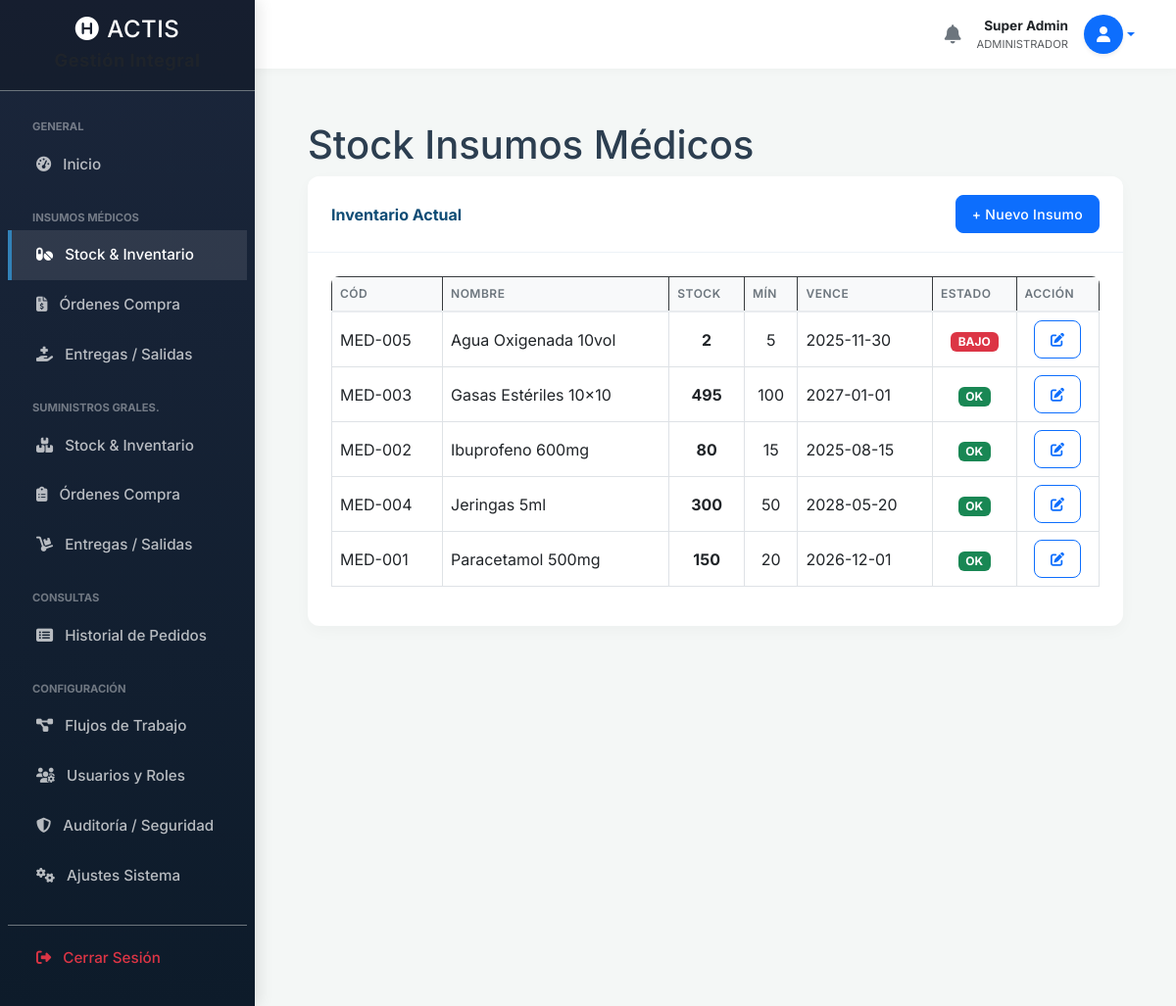
Page /insumos_stock.php (signed in) on the committed database.
### tables this page shows
CREATE TABLE `insumos_medicos` (
  `id` int(11) NOT NULL,
  `codigo` varchar(50) DEFAULT NULL,
  `nombre` varchar(150) NOT NULL,
  `descripcion` text DEFAULT NULL,
  `unidad_medida` varchar(50) DEFAULT 'unidades',
  `stock_actual` int(11) DEFAULT 0,
  `stock_minimo` int(11) DEFAULT 5,
  `fecha_vencimiento` date DEFAULT NULL,
  `lote` varchar(50) DEFAULT NULL,
  `updated_at` timestamp NULL DEFAULT current_timestamp() ON UPDATE current_timestamp()
);

### insumos_stock.php (the view, shortened to what this page needs)
<?php
require 'db.php';
$roles = $_SESSION['user_roles'] ?? [];
$puede_editar = in_array('Administrador', $roles) || in_array('Encargado Depósito Insumos', $roles);
include 'includes/header.php';
include 'includes/sidebar.php';
include 'includes/navbar.php';
$stmt = $pdo->query("SELECT * FROM insumos_medicos ORDER BY nombre ASC");
$insumos = $stmt->fetchAll();
?>
<div class="container-fluid px-4">
    <h1 class="mt-4">Stock Insumos Médicos</h1>
    <div class="card mb-4">
        <div class="card-header d-flex justify-content-between">
            <span>Inventario Actual</span>
            <?php if ($puede_editar): ?>
            <button class="btn btn-primary btn-sm" data-bs-toggle="modal" data-bs-target="#modalNuevoInsumo">+ Nuevo Insumo</button>
            <?php endif; ?>
        </div>
        <div class="card-body">
            <div class="table-responsive">
                <table class="table table-bordered table-hover">
                    <thead class="table-dark">
                        <tr><th>Cód</th><th>Nombre</th><th>Stock</th><th>Mín</th><th>Vence</th><th>Estado</th><th>Acción</th></tr>
                    </thead>
                    <tbody>
                        <?php foreach ($insumos as $item): ?>
                        <?php
                            $estado = '<span class="badge bg-success">OK</span>';
                            if ($item['stock_actual'] <= $item['stock_minimo']) $estado = '<span class="badge bg-danger">BAJO</span>';
                        ?>
                        <tr>
                            <td><?php echo htmlspecialchars($item['codigo']); ?></td>
                            <td><?php echo htmlspecialchars($item['nombre']); ?></td>
                            <td class="fw-bold text-center"><?php echo $item['stock_actual']; ?></td>
                            <td class="text-center"><?php echo $item['stock_minimo']; ?></td>
                            <td><?php echo $item['fecha_vencimiento']; ?></td>
                            <td class="text-center"><?php echo $estado; ?></td>
                            <td class="text-center">
                                <?php if ($puede_editar): ?>
                                <a href="insumos_editar.php?id=<?php echo $item['id']; ?>" class="btn btn-sm btn-outline-primary">
                                    <i class="fas fa-edit"></i>
                                </a>
                                <?php else: ?>
                                <span class="text-muted small"><i class="fas fa-eye"></i></span>
                                <?php endif; ?>
                            </td>
                        </tr>
                        <?php endforeach; ?>
                    </tbody>
                </table>
            </div>
        </div>
    </div>
</div>
<?php include 'includes/footer.php'; ?>

### header.php (style rules this page uses)
:root { --primary-color: #0f4c75; --secondary-color: #3282b8; --accent-color: #bbe1fa; --bg-color: #f4f7f6; --text-color: #2c3e50; --sidebar-width: 260px; }
body { background-color: var(--bg-color); font-family: 'Inter', sans-serif; color: var(--text-color); overflow-x: hidden; }
.card { border: none; border-radius: 12px; box-shadow: 0 5px 15px rgba(0,0,0,0.03); transition: transform 0.2s; background: #fff; margin-bottom: 1.5rem; overflow: hidden; }
.card-header { background-color: #fff; border-bottom: 1px solid #edf2f7; padding: 1.2rem 1.5rem; font-weight: 700; color: var(--primary-color); display: flex; align-items: center; justify-content: space-between; }
.card-body { padding: 1.5rem; }
.table-responsive { border-radius: 8px; }
.table thead th { background-color: #f8f9fa; color: #6c757d; font-weight: 600; text-transform: uppercase; font-size: 0.75rem; letter-spacing: 0.5px; border-bottom: 2px solid #e9ecef; white-space: nowrap; }
.table td { vertical-align: middle; }
.btn { border-radius: 8px; font-weight: 500; letter-spacing: 0.3px; padding: 0.5rem 1rem; }

### rows in the picture
insumos_medicos: codigo "MED-005", nombre "Agua Oxigenada 10vol", stock_actual "2", stock_minimo "5", fecha_vencimiento "2025-11-30", shows "BAJO"
insumos_medicos: codigo "MED-003", nombre "Gasas Estériles 10x10", stock_actual "495", stock_minimo "100", fecha_vencimiento "2027-01-01"
insumos_medicos: codigo "MED-002", nombre "Ibuprofeno 600mg", stock_actual "80", stock_minimo "15", fecha_vencimiento "2025-08-15"
insumos_medicos: codigo "MED-004", nombre "Jeringas 5ml", stock_actual "300", stock_minimo "50", fecha_vencimiento "2028-05-20"
insumos_medicos: codigo "MED-001", nombre "Paracetamol 500mg", stock_actual "150", stock_minimo "20", fecha_vencimiento "2026-12-01"

### other values in the picture
$nombre_usuario_global "Super Admin"
$rol_principal_global "ADMINISTRADOR"
